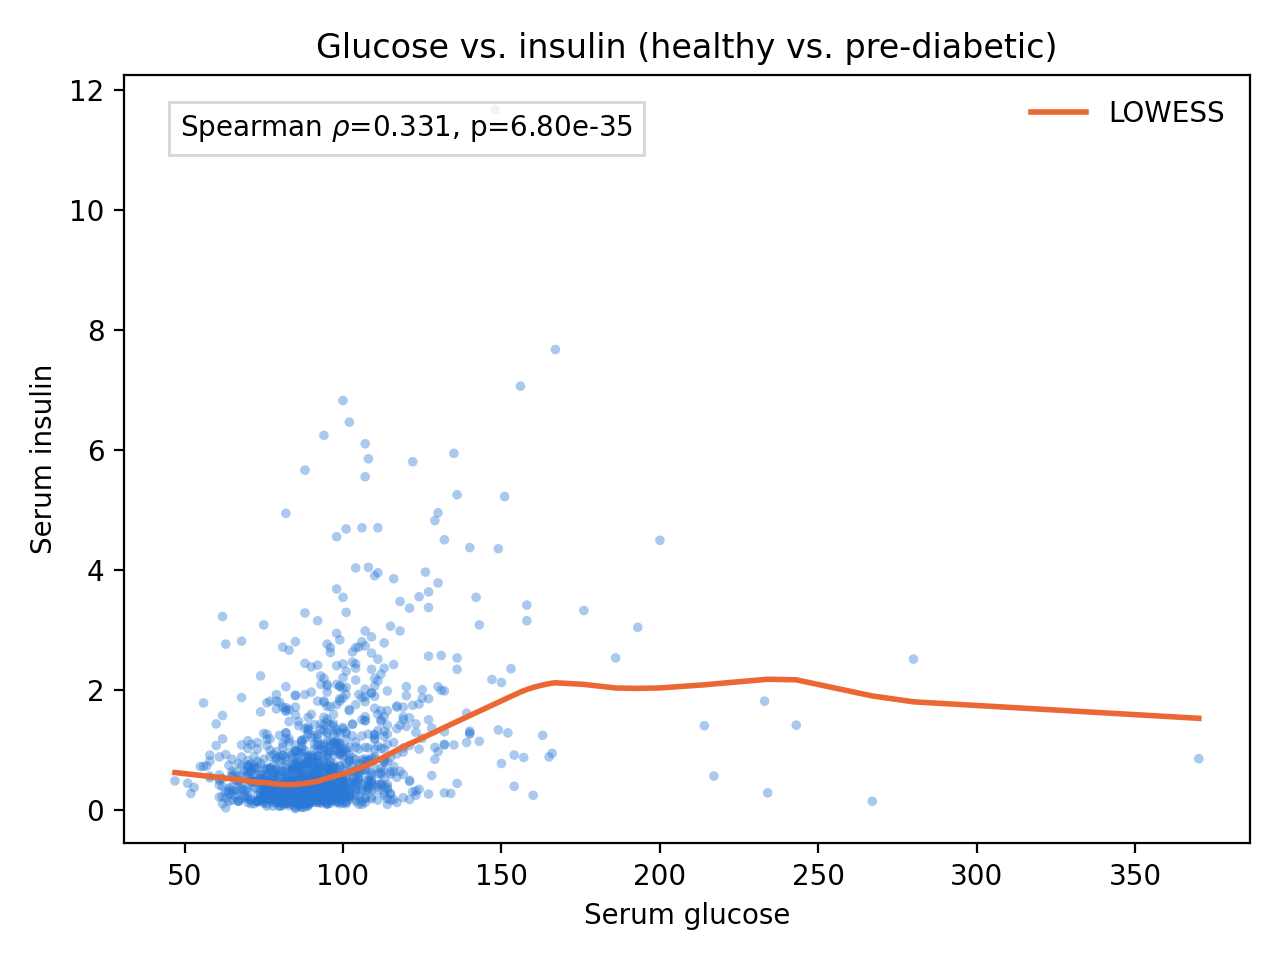

Reproduce this figure in Python.
"""
Scatter plot of serum glucose vs. serum insulin (healthy and pre-diabetic
participants only), with Spearman rank correlation (rho) and its p-value
annotated on the plot. Spearman (not Pearson) is used since it doesn't assume
a linear relationship or normally-distributed variables -- just monotonic
association.
"""
import os
import sys

import matplotlib.pyplot as plt
from scipy.stats import spearmanr
from statsmodels.nonparametric.smoothers_lowess import lowess

sys.path.insert(0, os.path.dirname(os.path.dirname(os.path.abspath(__file__))))
from ablation_common import GLUCOSE_COL, INSULIN_COL, load_data

POS_LABEL, NEG_LABEL = "pre_diabetes_lifestyle_controlled", "healthy"

df = load_data()
df = df[df["study_group"].isin([NEG_LABEL, POS_LABEL])]
rho, p = spearmanr(df[GLUCOSE_COL], df[INSULIN_COL])

plt.scatter(df[GLUCOSE_COL], df[INSULIN_COL], s=12, alpha=0.4, color="#2a78d6", edgecolors="none")
smoothed = lowess(df[INSULIN_COL], df[GLUCOSE_COL], frac=0.4)
plt.plot(smoothed[:, 0], smoothed[:, 1], color="#eb6834", linewidth=2, label="LOWESS")
plt.legend(loc="upper right", frameon=False)
plt.xlabel("Serum glucose")
plt.ylabel("Serum insulin")
plt.title("Glucose vs. insulin (healthy vs. pre-diabetic)")
plt.gca().text(
    0.05, 0.95, f"Spearman $\\rho$={rho:.3f}, p={p:.2e}",
    transform=plt.gca().transAxes, va="top", fontsize=10,
    bbox=dict(facecolor="white", edgecolor="#ccc", alpha=0.8),
)
plt.tight_layout()
plt.savefig(os.path.join(os.path.dirname(os.path.abspath(__file__)), "glucose_insulin_correlation.png"), dpi=200)
print(f"Spearman rho={rho:.3f}, p={p:.2e}")
